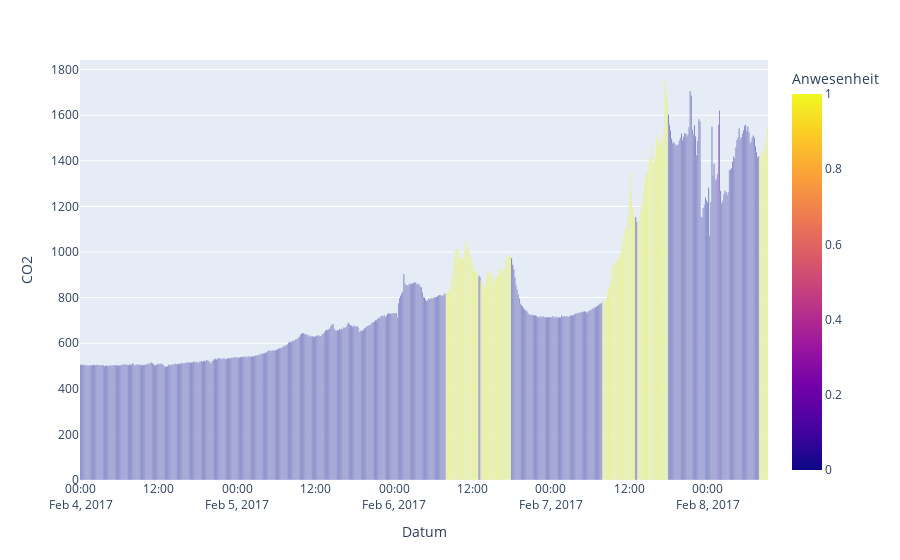

The cell this chart's notebook holds for it:
### Code cell
#train_model(classifier=linear_model.LogisticRegression,scaler=MinMaxScaler)
#print(pd.DataFrame(columns=df.columns))

mLR = linear_model.LogisticRegression(**rsLR.best_params_)
mLR.fit(X_train, y_train)

report(mLR)
test_viz(mLR)

### Figure 1 — Plotly figure (JSON) as saved in the notebook; plotly's stock layout.template omitted (floating-point values rounded to 4 significant figures; data arrays with more than 128 entries replaced by an {"elided": "..."} marker saying what was removed)
{"data": [{"alignmentgroup": "True", "hovertemplate": "Datum=%{x}<br>CO2=%{y}<br>Anwesenheit=%{marker.color}<extra></extra>", "legendgroup": "", "marker": {"color": {"elided": "632 float values"}, "coloraxis": "coloraxis", "pattern": {"shape": ""}}, "name": "", "offsetgroup": "", "orientation": "v", "showlegend": false, "textposition": "auto", "type": "bar", "x": {"elided": "632 str values"}, "xaxis": "x", "y": {"elided": "632 float values"}, "yaxis": "y"}], "layout": {"barmode": "relative", "coloraxis": {"colorbar": {"title": {"text": "Anwesenheit"}}, "colorscale": [[0, "#0d0887"], [0.1111, "#46039f"], [0.2222, "#7201a8"], [0.3333, "#9c179e"], [0.4444, "#bd3786"], [0.5556, "#d8576b"], [0.6667, "#ed7953"], [0.7778, "#fb9f3a"], [0.8889, "#fdca26"], [1, "#f0f921"]]}, "legend": {"tracegroupgap": 0}, "margin": {"t": 60}, "xaxis": {"anchor": "y", "domain": [0, 1], "title": {"text": "Datum"}}, "yaxis": {"anchor": "x", "domain": [0, 1], "title": {"text": "CO2"}}}}
